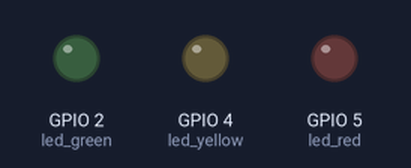
Recording of a program running on a simulated ESP32 board running MicroPython. Parts: output pins drawn as LEDs (lit = HIGH).

Above: at 0.2 s.
At 2.7 s:
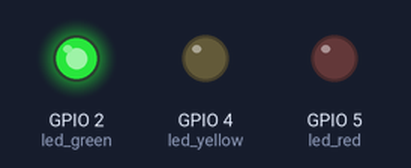
At 5.7 s:
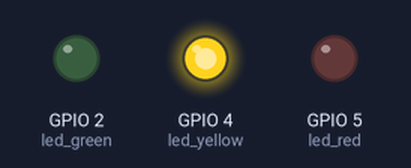
At 8.5 s:
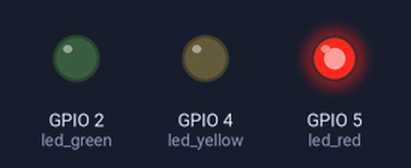
Timing chart, 0 to 13.0 s (numbered marks = the images above):
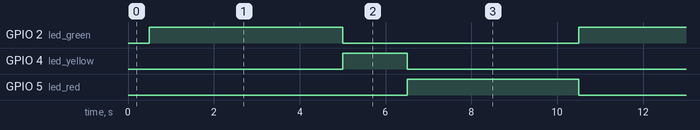

The program:

exercicio3.py
```python
# IEA 2023
# Exemplo 3 - Aula 3
# 27 Fev 2023
# 107393 - Tomás Leite

# Semáforos

from time import sleep
from machine import Pin

led_green = Pin (2, Pin.OUT)
led_yellow = Pin (4, Pin.OUT)
led_red = Pin (5, Pin.OUT)

aux = 0
while True:
    sleep (0.5)
    aux += 1
    if aux in range (0,9):
        led_green.value (True)
        led_yellow (False)
        led_red (False)
    elif aux in range (10,12):
        led_green.value (False)
        led_yellow.value (True)
        led_red.value (False)
    elif aux in range (13,18):
        led_green.value (False)
        led_yellow.value (False)
        led_red.value (True)
    elif aux > 19:
        aux = 0
```

Measured:
- by itself, GPIO 2 (led_green): alternates HIGH for 4.5 s and LOW for 5.5 s
- by itself, GPIO 4 (led_yellow): alternates HIGH for 1.5 s and LOW for 8.5 s
- by itself, GPIO 5 (led_red): alternates HIGH for 4.0 s and LOW for 6.0 s
